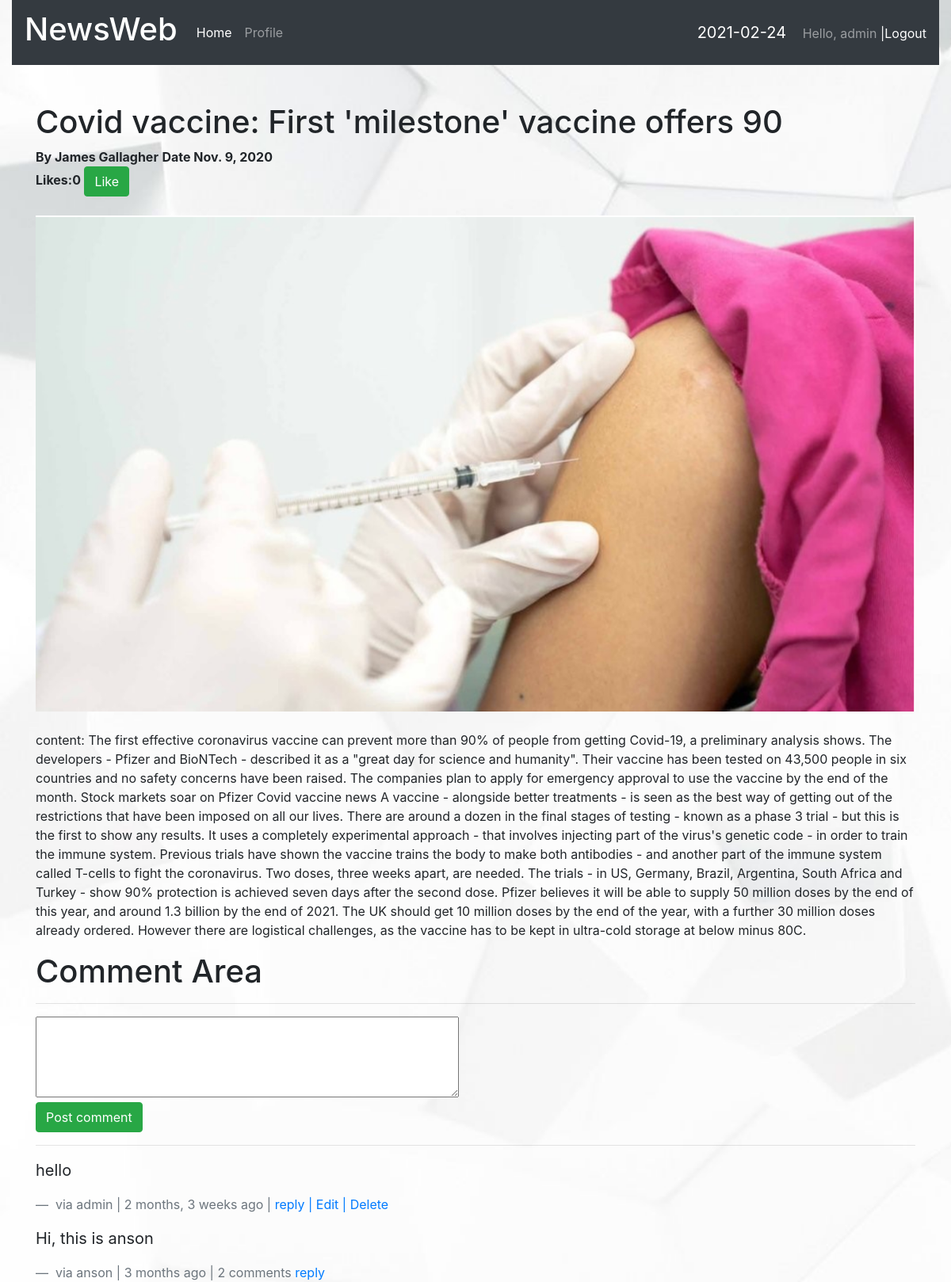
Screenshot of /news/1/ (signed in) with the database file from the repository.
### myNews/models.py (models this page shows, shortened)
class Article(models.Model):
    title = models.CharField(max_length=50)
    author = models.CharField(max_length=50)
    content = models.TextField("Content")
    date= models.DateField(default = timezone.now)
    category = models.ForeignKey(
        'ArticleCategory',
        null = True,
        blank = True,
        on_delete=models.SET_NULL,
    )
    article_pictures = models.ImageField(upload_to='', blank = True, null = True)
    liked = models.ManyToManyField(User, blank = True)
    @property
    def num_likes(self):
        return self.liked.count()
    @property
    def get_content_type(self):
        instance = self
        content_type = ContentType.objects.get_for_model(instance.__class__)
        return content_type

class Comment(models.Model):
    user = models.ForeignKey(settings.AUTH_USER_MODEL, on_delete=models.CASCADE, null = True)
    content_type = models.ForeignKey(ContentType, on_delete=models.CASCADE, null = True)
    object_id = models.PositiveIntegerField(null = True)
    content_object = GenericForeignKey('content_type', 'object_id')
    parent = models.ForeignKey('self', on_delete=models.CASCADE, null=True, blank=True)
    content = models.TextField()
    timestamp = models.DateField(auto_now_add=True, null = True)
    objects = CommentManager()
    class Meta:
        ordering = ['-timestamp']
    def children(self):
        return Comment.objects.filter(parent=self)

### myNews/views.py (the view)
# urls.py: path('news/<int:article_id>/', views.news, name='news'),
@login_required(login_url='login')
def news(request,article_id):
    try:
        instance = get_object_or_404(Article,pk=article_id)
        initial_data = {
            "content_type": instance.get_content_type,
            "object_id": instance.id
        }
        article = Article.objects.get(id=article_id)
        comments = Comment.objects.filter_by_instance(instance)
        return render(request,'myNews/news.html',{
            'user':request.user,
            'article':article,
            'date':time.strftime("%Y-%m-%d", time.localtime()),
            'comments':comments,
            'comment_form':CommentForm(initial=initial_data),
        })
    except article.DoesNotExist:
        return HttpResponseBadRequest('Invalid article id')

### myNews/forms.py
class CommentForm(forms.Form):
    content_type = forms.CharField(widget=forms.HiddenInput)
    object_id = forms.IntegerField(widget=forms.HiddenInput)
    content = forms.CharField(label='', widget=forms.Textarea(attrs={'cols': 50, 'rows': 4}))

### myNews/models.py (called while the page is built)
    def filter_by_instance(self,instance):
        content_type =ContentType.objects.get_for_model(instance.__class__)
        obj_id = instance.id
        qs = super(CommentManager, self).filter(content_type=content_type, object_id = obj_id).filter(parent = None)
        return qs

### myNews/templates/myNews/news.html (shortened to what this page needs)
{% extends 'myNews/base.html' %}
{% load static %}
{% block content %}
    {%include 'myNews/nav.html'%}
    <div>
        <div class="container  mt-5">
            <h1> {{article.title}}</h1>
            <b> By {{article.author}}</b>
            <b> Date {{article.date}}</b>
            <div>
                <strong>Likes:{{article.num_likes}}</strong>
                {% if user not in article.liked.all %}
                    <button class="btn btn-success" id='like' data-article='{{article.id}}'>Like</button>
                {% else %}
                    <button class="btn btn-danger" id='like' data-article='{{article.id}}'>Unlike</button>
                {% endif %}
            </div>
            <div class = "mt-4">
            <img class="img-fluid" src="/static/img/{{article.article_pictures}}">
            <div>
            <div class = "mt-4">
            <article>content: {{article.content}}</article>
            </div>
            <div class = "mt-3">
                <h1>Comment Area</h1>
                <hr>
                <div>
                    <form method="post">
                        {{ comment_form }}
                    </form>
                    <input type="submit" value='Post comment' class="btn btn-success" id ='post_button'><hr>
                </div>
                <div>
                    {% for comment in comments %}
                        <blockquote class="blockquote">
                            <p>{{comment.content}}</p>
                            <footer class="blockquote-footer">
                                via {{ comment.user }} | {{comment.timestamp|timesince }} ago |
                                {% if comment.children.count > 0 %}
                                    {{comment.children.count}} comments
                                {% endif %}
                                <a href="#" class="comment-reply-btn">reply</a>
                                {% if comment.user == user %}
                                    <a href="#" data-toggle="modal" data-target="#editModal" data-comment="{{comment.id}}" data-content="{{comment.content}}" name="comment-edit-btn">| Edit</a>
                                    <a href="#" comment-id="{{comment.id}}" class="comment-delete-btn" name="comment-delete-btn"> | Delete</a>
                                {% endif %}
                            </footer>
                        </blockquote>
                    {% endfor %}
                </div>
            </div>
        </div>
    </div>
    </div>
{% endblock  %}

### myNews/templates/myNews/nav.html
<nav class="navbar navbar-expand-lg navbar-dark bg-dark">
  <a class="navbar-brand"><h1>NewsWeb</h1></a>
  <div class="collapse navbar-collapse" id="navbarText">
    <ul class="navbar-nav mr-auto">
      <li class="nav-item active">
        <a class="nav-link" href="{%url 'index'%}">Home</a>
      </li>
      <li class="nav-item">
        <a class="nav-link" href="{%url 'profile'%}">Profile</a>
      </li>
    </ul>
    <span class="navbar-text">
      <h7 class="navbar-brand">{{date}}</h7>
      <span>Hello, {{request.user}}</span>
      <a href="{% url 'logout' %}"> |Logout</a>
    </span>
  </div>
</nav>

### myNews/templates/myNews/news.html (style rules this page uses)
img { width:100%; }

### myNews/templates/myNews/base.html (style rules this page uses)
body, html { height: 100%; margin: 0; }

### rows the page displays
Article: title "Covid vaccine: First 'milestone' vaccine offers 90", author "James Gallagher", date "Nov. 9, 2020", num_likes "0", article_pictures (picture), content "The first effective coronavirus vaccine can prevent more than 90% of people from getting Covid-19, a preliminary analysis shows. The developers - Pfizer and BioNTech - described it as a \"great day for science and humanity\". Their vaccine has been tested on 43,500 people in six countries and no safety concerns have been raised. The companies plan to apply for emergency approval to use the vaccine by the end of the month. Stock markets soar on Pfizer Covid vaccine news A vaccine - alongside better treatments - is seen as the best way of getting out of the restrictions that have been imposed on all our lives. There are around a dozen in the final stages of testing - known as a phase 3 trial -…"
Comment: content "hello", user "admin", timestamp "2 months, 3 weeks"
Comment: content "Hi, this is anson", user "anson", timestamp "3 months", children.count "2"

### other values shown
{{ date }} "2021-02-24"
{{ request.user }} "admin"
